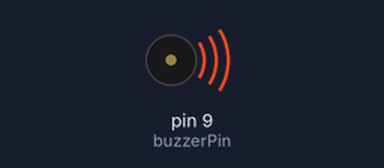
Simulated run of this sketch. Board: Arduino Uno, built with avr-gcc and run on an emulated ATmega328P. On the bench: buzzer (waves = sounding).

Above: at 0.2 s.
At 5.05 s:
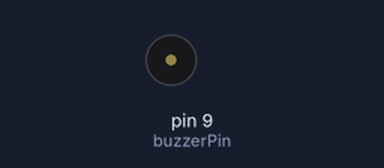
Timing chart, 0 to 6.0 s (numbered marks = the images above):
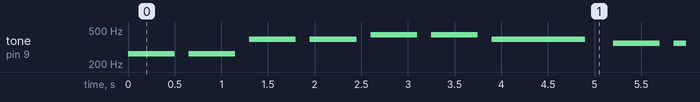

Measured:
- by itself, tone on pin 9 (buzzerPin): plays 262 Hz for 0.50 s, 262 Hz for 0.50 s, 392 Hz for 0.50 s, 392 Hz for 0.50 s, 440 Hz for 0.50 s, 440 Hz for 0.50 s … (175 notes in this stretch)

The sketch:

passive_buzzer_song.ino
```cpp
const int buzzerPin = 9;
int c = 262;
int d = 294;
int e = 330;
int f = 349;
int g = 392;
int a = 440;
int b = 494;
int C = 523;
int melody[] = {c, c, g, g, a, a, g, f, f, e, e, d, d, c, g, g, f, f, e, e, d, g, g, f, f, e, e, d, c, c, g, g, a, a, g, f, f, e, e, d, d, c};
int noteDurations[] = {500, 500, 500, 500, 500, 500, 1000, 500, 500, 500, 500, 500, 500, 1000, 500, 500, 500, 500, 500, 500, 1000, 500, 500, 500, 500, 500, 500, 1000, 500, 500, 500, 500, 500, 500, 1000, 500, 500, 500, 500, 500, 500, 1000};

void setup() {
  Serial.begin(9600);
}

void loop() {
  int notesCount = sizeof(melody) / sizeof(melody[0]);

  for (int i = 0; i < notesCount; i++) {
    tone(buzzerPin, melody[i], noteDurations[i]);
    delay(noteDurations[i] * 1.30);
  }
}
```
